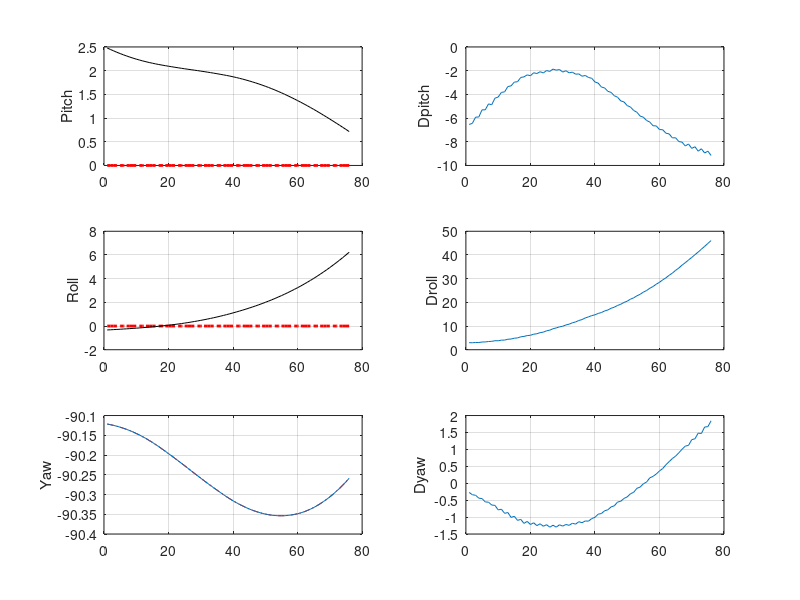
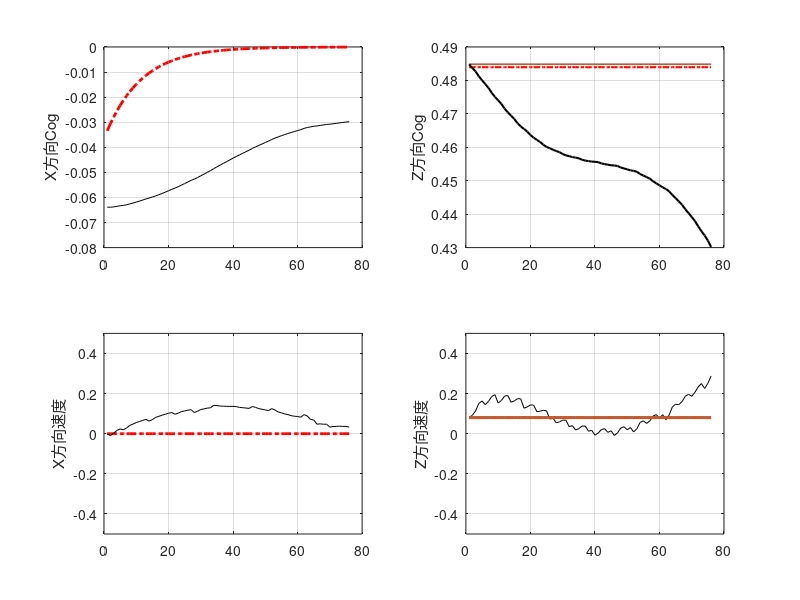
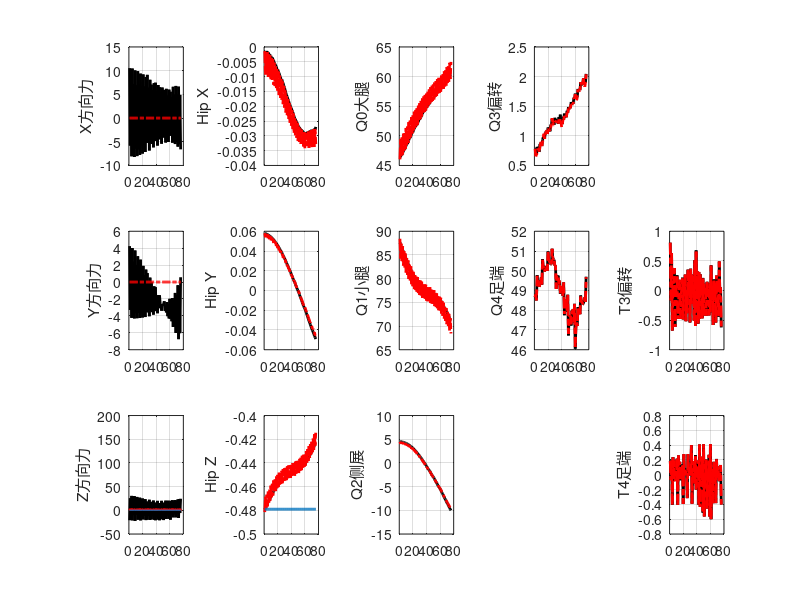
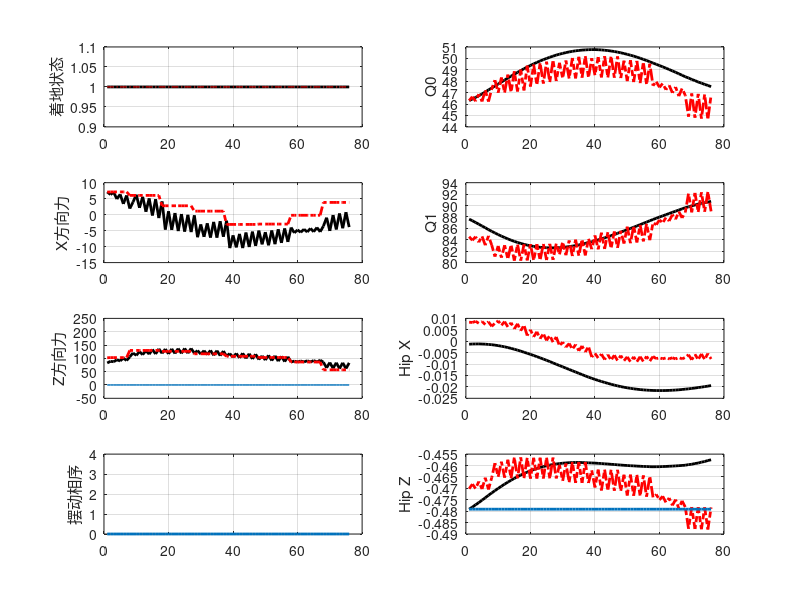

Write MATLAB code to recreate these figures, in order.
function plot
clc;
clear all;
close all;
data=importdata('./file1.txt'); 
exp_p=data(:,1);
LL=length(exp_p);
ST=0.1;
ADD=0.7;
ADDS=460/LL;
ED=ST+ADD;
if ED>1
    ED=1;
end
data=importdata('./file1.txt'); 
exp_p=data(:,1);
now_p=data(:,2);

exp_r=data(:,3);
now_r=data(:,4);

exp_y=data(:,5);
now_y=data(:,6);

now_pr=data(:,7);
now_rr=data(:,8);
now_yr=data(:,9);

now_cog_xr=limit(data(:,10),-0.5,0.5);
now_cog_x=limit(data(:,11),-0.5,0.5);
now_cog_dx=limit(data(:,12),-0.5,0.5);

now_cog_zr=limit(data(:,13),-0.5,0.5);
now_cog_z=limit(data(:,14),-0.5,0.5);
now_cog_dz=limit(data(:,15),-0.5,0.5);

g_pit=limit(data(:,16),-0.5,0.5);
g_rol=limit(data(:,17),-0.5,0.5);

tar_spdx=limit(data(:,18),-0.5,0.5);
tar_spdz=limit(data(:,19),-0.5,0.5);

%   
data=importdata('./file2.txt'); %足底力
cnt=1;
exp_fx0=data(:,cnt);cnt=cnt+1;
now_fx0=data(:,cnt);cnt=cnt+1;
exp_fy0=data(:,cnt);cnt=cnt+1;
now_fy0=data(:,cnt);cnt=cnt+1;
exp_fz0=data(:,cnt);cnt=cnt+1;
now_fz0=data(:,cnt);cnt=cnt+1;

exp_ty0=data(:,cnt);cnt=cnt+1;
now_ty0=data(:,cnt);cnt=cnt+1;
exp_tz0=data(:,cnt);cnt=cnt+1;
now_tz0=data(:,cnt);cnt=cnt+1;

g_flag0=data(:,cnt);cnt=cnt+1;
touch_flag0=data(:,cnt);cnt=cnt+1;
trig_state0=data(:,cnt);cnt=cnt+1;
 
leg0_q0_exp=    data(:,cnt);cnt=cnt+1;
leg0_q1_exp=    data(:,cnt);cnt=cnt+1;
leg0_q2_exp=    data(:,cnt);cnt=cnt+1;
leg0_q3_exp=    data(:,cnt);cnt=cnt+1;
leg0_q4_exp=    data(:,cnt);cnt=cnt+1;

leg0_q0_now=    data(:,cnt);cnt=cnt+1;
leg0_q1_now=    data(:,cnt);cnt=cnt+1;
leg0_q2_now=    data(:,cnt);cnt=cnt+1;
leg0_q3_now=    data(:,cnt);cnt=cnt+1;
leg0_q4_now=    data(:,cnt);cnt=cnt+1;

leg0_posx_h_exp=data(:,cnt);cnt=cnt+1;
leg0_posy_h_exp=data(:,cnt);cnt=cnt+1;
leg0_posz_h_exp=data(:,cnt);cnt=cnt+1;
leg0_posx_h_now=data(:,cnt);cnt=cnt+1;
leg0_posy_h_now=data(:,cnt);cnt=cnt+1;
leg0_posz_h_now=data(:,cnt);cnt=cnt+1;

leg0_t0_tar=    data(:,cnt);cnt=cnt+1;
leg0_t1_tar=    data(:,cnt);cnt=cnt+1;
leg0_t2_tar=    data(:,cnt);cnt=cnt+1;
leg0_t3_tar=    data(:,cnt);cnt=cnt+1;
leg0_t4_tar=    data(:,cnt);cnt=cnt+1;
leg0_t0_now=    data(:,cnt);cnt=cnt+1;
leg0_t1_now=    data(:,cnt);cnt=cnt+1;
leg0_t2_now=    data(:,cnt);cnt=cnt+1;
leg0_t3_now=    data(:,cnt);cnt=cnt+1;
leg0_t4_now=    data(:,cnt);cnt=cnt+1;
 
exp_fx1=data(:,cnt);cnt=cnt+1;
now_fx1=data(:,cnt);cnt=cnt+1;
exp_fy1=data(:,cnt);cnt=cnt+1;
now_fy1=data(:,cnt);cnt=cnt+1;
exp_fz1=data(:,cnt);cnt=cnt+1;
now_fz1=data(:,cnt);cnt=cnt+1;

exp_ty1=data(:,cnt);cnt=cnt+1;
now_ty1=data(:,cnt);cnt=cnt+1;
exp_tz1=data(:,cnt);cnt=cnt+1;
now_tz1=data(:,cnt);cnt=cnt+1;

g_flag1=data(:,cnt);cnt=cnt+1;
touch_flag1=data(:,cnt);cnt=cnt+1;
trig_state1=data(:,cnt);cnt=cnt+1;
 
leg1_q0_exp=    data(:,cnt);cnt=cnt+1;
leg1_q1_exp=    data(:,cnt);cnt=cnt+1;
leg1_q2_exp=    data(:,cnt);cnt=cnt+1;
leg1_q3_exp=    data(:,cnt);cnt=cnt+1;
leg1_q4_exp=    data(:,cnt);cnt=cnt+1;

leg1_q0_now=    data(:,cnt);cnt=cnt+1;
leg1_q1_now=    data(:,cnt);cnt=cnt+1;
leg1_q2_now=    data(:,cnt);cnt=cnt+1;
leg1_q3_now=    data(:,cnt);cnt=cnt+1;
leg1_q4_now=    data(:,cnt);cnt=cnt+1;

leg1_posx_h_exp=data(:,cnt);cnt=cnt+1;
leg1_posy_h_exp=data(:,cnt);cnt=cnt+1;
leg1_posz_h_exp=data(:,cnt);cnt=cnt+1;
leg1_posx_h_now=data(:,cnt);cnt=cnt+1;
leg1_posy_h_now=data(:,cnt);cnt=cnt+1;
leg1_posz_h_now=data(:,cnt);cnt=cnt+1;

leg1_t0_tar=    data(:,cnt);cnt=cnt+1;
leg1_t1_tar=    data(:,cnt);cnt=cnt+1;
leg1_t2_tar=    data(:,cnt);cnt=cnt+1;
leg1_t3_tar=    data(:,cnt);cnt=cnt+1;
leg1_t4_tar=    data(:,cnt);cnt=cnt+1;
leg1_t0_now=    data(:,cnt);cnt=cnt+1;
leg1_t1_now=    data(:,cnt);cnt=cnt+1;
leg1_t2_now=    data(:,cnt);cnt=cnt+1;
leg1_t3_now=    data(:,cnt);cnt=cnt+1;
leg1_t4_now=    data(:,cnt);cnt=cnt+1;

data=importdata('./file3.txt'); %零食记录
temp0=data(:,1);
temp1=data(:,2);
temp2=data(:,3);
temp3=data(:,4);
temp4=data(:,5);
temp5=data(:,6);
temp6=data(:,7);
temp7=data(:,8);
temp8=data(:,9);



%%%%%%%%%%%%%%%%%%%%%%%%%%%%%%%%%%%%%%%%%%%%%%%%%%%
L=length(now_cog_dz);
P_ST=int16(ST*L);%选择显示区域
P_END=int16(ED*L);

figure('NumberTitle', 'off', 'Name', '姿态')
subplot(3,2,1);
plot(exp_p(P_ST:P_END),'-.r','LineWidth',2);
hold on;
plot(now_p(P_ST:P_END),'-k');
grid on;
ylabel('Pitch');
subplot(3,2,3);
plot(exp_r(P_ST:P_END),'-.r','LineWidth',2);
hold on;
plot(now_r(P_ST:P_END),'-k');
grid on;
ylabel('Roll');
subplot(3,2,5);
plot(exp_y(P_ST:P_END),'-.r');
hold on;
plot(now_y(P_ST:P_END));
grid on;
ylabel('Yaw');
subplot(3,2,2);
plot(now_pr(P_ST:P_END));
hold on;
grid on;
ylabel('Dpitch');
subplot(3,2,4);
plot(now_rr(P_ST:P_END));
hold on;
grid on;
ylabel('Droll');
subplot(3,2,6);
plot(now_yr(P_ST:P_END));grid on;
hold on;
ylabel('Dyaw');
grid on;

figure('NumberTitle', 'off', 'Name', '质心')
subplot(2,2,1);
plot(now_cog_xr(P_ST:P_END),'-.r','LineWidth',2);
hold on;
plot(now_cog_x(P_ST:P_END),'-k');
grid on;
ylabel('X方向Cog');
subplot(2,2,2);
plot(trig_state0(P_ST:P_END)/200+now_cog_z(P_ST),'LineWidth',1);
hold on;
plot(trig_state1(P_ST:P_END)/200+now_cog_z(P_ST),'LineWidth',1);
hold on;
plot(now_cog_zr(P_ST:P_END),'-.r','LineWidth',1.5);
hold on;
plot(now_cog_z(P_ST:P_END),'-k','LineWidth',1.5);
grid on;
ylabel('Z方向Cog');
subplot(2,2,3);
plot(tar_spdx(P_ST:P_END),'-.r','LineWidth',2);
hold on;
plot(now_cog_dx(P_ST:P_END),'-k');
ylim([-0.5,0.5]);
hold on;
grid on;
ylabel('X方向速度');
subplot(2,2,4);
plot(now_cog_dz(P_ST:P_END),'-k');
hold on;
plot(trig_state0(P_ST:P_END)/10+now_cog_dz(P_ST),'LineWidth',2);
hold on;
plot(trig_state1(P_ST:P_END)/10+now_cog_dz(P_ST),'LineWidth',2);
ylim([-0.5,0.5]);
hold on;
ylabel('Z方向速度');
grid on;

%%%%%%%%%%%%%%%%%%%%%%%%%%%%%%%%%%%%%%%%%%%%%%%%%%%%%%%%%
% 1   2  3  4  5
% 6   7  8  9 10
% 11 12 13 14 15
%
%
figure('NumberTitle', 'off', 'Name', '右前0腿足底力')
% subplot(3,5,1);
% plot(g_flag0(P_ST:P_END),'-k','LineWidth',2);
% hold on;
% plot(touch_flag0(P_ST:P_END),'-.r');
% grid on;
% ylabel('着地状态');
subplot(3,5,1);
plot(now_fx0(P_ST:P_END),'-k','LineWidth',2);
hold on;
plot(exp_fx0(P_ST:P_END),'-.r','LineWidth',2);
grid on;
ylabel('X方向力');
subplot(3,5,6);
plot(now_fy0(P_ST:P_END),'-k','LineWidth',2);
hold on;
plot(exp_fy0(P_ST:P_END),'-.r','LineWidth',2);
grid on;
ylabel('Y方向力');
%ylim([-50,50]);
subplot(3,5,11);
plot(now_fz0(P_ST:P_END),'-k','LineWidth',2);
hold on;
plot(exp_fz0(P_ST:P_END),'-.r','LineWidth',2);
hold on;
plot(trig_state0(P_ST:P_END)*20,'LineWidth',1);
grid on;
ylabel('Z方向力');
ylim([-50,200]);

% subplot(3,5,7);
% plot(trig_state0(P_ST:P_END),'LineWidth',2);
% ylim([0,4]);
% ylabel('摆动相序');
% grid on;
subplot(3,5,3);
plot(leg0_q0_now(P_ST:P_END),'-k','LineWidth',2);
hold on;
plot(leg0_q0_exp(P_ST:P_END),'-.r','LineWidth',2);
ylabel('Q0大腿');
grid on;
subplot(3,5,8);
plot(leg0_q1_now(P_ST:P_END),'-k','LineWidth',2);
hold on;
plot(leg0_q1_exp(P_ST:P_END),'-.r','LineWidth',2);
ylabel('Q1小腿');
grid on;
subplot(3,5,13);
plot(leg0_q2_now(P_ST:P_END),'-k','LineWidth',2);
hold on;
plot(leg0_q2_exp(P_ST:P_END),'-.r','LineWidth',2);
ylabel('Q2侧展');
grid on;

subplot(3,5,4);
plot(leg0_q3_now(P_ST:P_END),'-k','LineWidth',2);
hold on;
plot(leg0_q3_exp(P_ST:P_END),'-.r','LineWidth',2);
ylabel('Q3偏转');
grid on;
subplot(3,5,9);
plot(leg0_q4_now(P_ST:P_END),'-k','LineWidth',2);
hold on;
plot(leg0_q4_exp(P_ST:P_END),'-.r','LineWidth',2);
ylabel('Q4足端');
grid on;



subplot(3,5,10);
plot(leg0_t3_now(P_ST:P_END),'-k','LineWidth',2);
hold on;
plot(leg0_t3_tar(P_ST:P_END),'-.r','LineWidth',2);
ylabel('T3偏转');
grid on;
subplot(3,5,15);
plot(leg0_t4_now(P_ST:P_END),'-k','LineWidth',2);
hold on;
plot(leg0_t4_tar(P_ST:P_END),'-.r','LineWidth',2);
ylabel('T4足端');
grid on;

subplot(3,5,2);
plot(leg0_posx_h_now(P_ST:P_END),'-k','LineWidth',2);
hold on;
plot(leg0_posx_h_exp(P_ST:P_END),'-.r','LineWidth',2);
ylabel('Hip X');
grid on;
subplot(3,5,7);
plot(leg0_posy_h_now(P_ST:P_END),'-k','LineWidth',2);
hold on;
plot(leg0_posy_h_exp(P_ST:P_END),'-.r','LineWidth',2);
ylabel('Hip Y');
grid on;
subplot(3,5,12);
plot(leg0_posz_h_now(P_ST:P_END),'-k','LineWidth',2);
hold on;
plot(leg0_posz_h_exp(P_ST:P_END),'-.r','LineWidth',2);
hold on;
plot(trig_state0(P_ST:P_END)/100+leg0_posz_h_now(P_ST),'LineWidth',2);
ylabel('Hip Z');
%ylim([-0.2,-0.1]);
grid on;
%---------------------------------------------------------------
figure('NumberTitle', 'off', 'Name', '左前1腿足底力')
subplot(4,2,1);
plot(g_flag1(P_ST:P_END),'-k','LineWidth',2);
hold on;
plot(touch_flag1(P_ST:P_END),'-.r');
grid on;
ylabel('着地状态');
subplot(4,2,3);
plot(now_fx1(P_ST:P_END),'-k','LineWidth',2);
hold on;
plot(exp_fx1(P_ST:P_END),'-.r','LineWidth',2);
grid on;
ylabel('X方向力');
%ylim([-50,50]);
subplot(4,2,5);
plot(now_fz1(P_ST:P_END),'-k','LineWidth',2);
hold on;
plot(exp_fz1(P_ST:P_END),'-.r','LineWidth',2);
hold on;
plot(trig_state1(P_ST:P_END)*20,'LineWidth',1);
grid on;
ylabel('Z方向力');
ylim([-50,250]);
subplot(4,2,7);
plot(trig_state1(P_ST:P_END),'LineWidth',2);
ylim([0,4]);
ylabel('摆动相序');
grid on;
subplot(4,2,2);
plot(leg1_q0_now(P_ST:P_END),'-k','LineWidth',2);
hold on;
plot(leg1_q0_exp(P_ST:P_END),'-.r','LineWidth',2);
ylabel('Q0');
grid on;
subplot(4,2,4);
plot(leg1_q1_now(P_ST:P_END),'-k','LineWidth',2);
hold on;
plot(leg1_q1_exp(P_ST:P_END),'-.r','LineWidth',2);
ylabel('Q1');
grid on;
subplot(4,2,6);
plot(leg1_posx_h_now(P_ST:P_END),'-k','LineWidth',2);
hold on;
plot(leg1_posx_h_exp(P_ST:P_END),'-.r','LineWidth',2);
ylabel('Hip X');
grid on;
subplot(4,2,8);
plot(leg1_posz_h_now(P_ST:P_END),'-k','LineWidth',2);
hold on;
plot(leg1_posz_h_exp(P_ST:P_END),'-.r','LineWidth',2);
hold on;
plot(trig_state1(P_ST:P_END)/100+leg1_posz_h_now(P_ST),'LineWidth',2);
ylabel('Hip Z');
%ylim([-0.2,-0.1]);
grid on;
 
end

function out=limit(in,min,max)
out=in;
if in<min
    out=min;
end
if in>max
    out=max;
end
end
